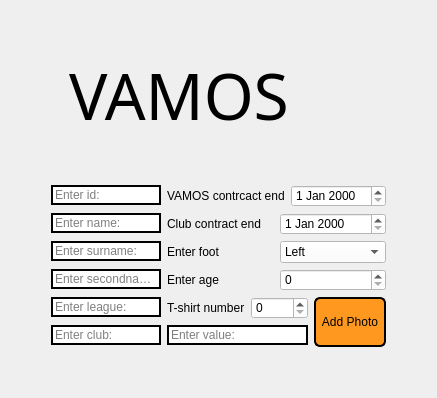
     <widget class="QWidget" name="addPlayer">
      <attribute name="icon">
       <iconset theme="face-wink">
        <normaloff>.</normaloff>.</iconset>
      </attribute>
      <attribute name="title">
       <string>add Player</string>
      </attribute>
      <layout class="QGridLayout" name="gridLayout_3">
       <item row="4" column="2">
        <layout class="QVBoxLayout" name="verticalLayout_2">
         <item>
          <widget class="QPushButton" name="addPlayerToTablePB">
           <property name="minimumSize">
            <size>
             <width>72</width>
             <height>50</height>
            </size>
           </property>
           <property name="styleSheet">
            <string notr="true">QPushButton {
   background-color: rgb(255, 152, 31);
color: rgb(0, 0, 0);
border-color: rgb(0, 0, 0);
border: 2px solid rgb(0, 0, 0);
border-radius: 6px; 
}

QPushButton:hover {
    color: rgb(38, 38, 38)rgb(255, 197, 21); 
    background-color:#ffc515; 
    border: 2px solid #ffffff; 
}</string>
           </property>
           <property name="text">
            <string>Add Photo</string>
           </property>
           <property name="iconSize">
            <size>
             <width>24</width>
             <height>16</height>
            </size>
           </property>
          </widget>
         </item>
        </layout>
       </item>
       <item row="3" column="3">
        <spacer name="horizontalSpacer_4">
         <property name="orientation">
          <enum>Qt::Horizontal</enum>
         </property>
         <property name="sizeHint" stdset="0">
          <size>
           <width>40</width>
           <height>20</height>
          </size>
         </property>
        </spacer>
       </item>
       <item row="4" column="1">
        <layout class="QFormLayout" name="formLayout_2">
         <item row="0" column="0">
          <widget class="QLineEdit" name="leagueLE">
           <property name="styleSheet">
            <string notr="true">QLineEdit {
    border: 2px solid #000000; 
    background-color: #FFFFFF;
	color: rgb(0, 0, 0);
}

QLineEdit:focus {
    border: 2px solid #FF981F; 
}</string>
           </property>
           <property name="placeholderText">
            <string>Enter league:</string>
           </property>
          </widget>
         </item>
         <item row="1" column="0">
          <widget class="QLineEdit" name="clubLE">
           <property name="styleSheet">
            <string notr="true">QLineEdit {
    border: 2px solid #000000; 
    background-color: #FFFFFF;
	color: rgb(0, 0, 0);
}

QLineEdit:focus {
    border: 2px solid #FF981F; 
}</string>
           </property>
           <property name="placeholderText">
            <string>Enter club:</string>
           </property>
          </widget>
         </item>
         <item row="0" column="1">
          <layout class="QHBoxLayout" name="horizontalLayout_5">
           <item>
            <widget class="QLabel" name="numberL">
             <property name="styleSheet">
              <string notr="true">color: rgb(0, 0, 0);</string>
             </property>
             <property name="text">
              <string>T-shirt number</string>
             </property>
            </widget>
           </item>
           <item>
            <widget class="QSpinBox" name="numberSB">
             <property name="styleSheet">
              <string notr="true">QSpinBox {
    color: black;
    background-color: white;
}
</string>
             </property>
            </widget>
           </item>
          </layout>
         </item>
         <item row="1" column="1">
          <widget class="QLineEdit" name="priceLE">
           <property name="styleSheet">
            <string notr="true">QLineEdit {
    border: 2px solid #000000; 
    background-color: #FFFFFF;
	color: rgb(0, 0, 0);
}

QLineEdit:focus {
    border: 2px solid #FF981F; 
}</string>
           </property>
           <property name="placeholderText">
            <string>Enter value:</string>
           </property>
          </widget>
         </item>
        </layout>
       </item>
       <item row="3" column="1" colspan="2">
        <layout class="QFormLayout" name="formLayout">
         <item row="0" column="0">
          <widget class="QLineEdit" name="idLE">
           <property name="styleSheet">
            <string notr="true">QLineEdit {
    border: 2px solid #000000; 
    background-color: #FFFFFF;
	color: rgb(0, 0, 0);
}

QLineEdit:focus {
    border: 2px solid #FF981F; 
}</string>
           </property>
           <property name="placeholderText">
            <string>Enter id:</string>
           </property>
          </widget>
         </item>
         <item row="1" column="0">
          <widget class="QLineEdit" name="nameLE">
           <property name="styleSheet">
            <string notr="true">QLineEdit {
    border: 2px solid #000000; 
    background-color: #FFFFFF;
	color: rgb(0, 0, 0);
}

QLineEdit:focus {
    border: 2px solid #FF981F; 
}</string>
           </property>
           <property name="placeholderText">
            <string>Enter name:</string>
           </property>
          </widget>
         </item>
         <item row="2" column="0">
          <widget class="QLineEdit" name="surnameLE">
           <property name="styleSheet">
            <string notr="true">QLineEdit {
    border: 2px solid #000000; 
    background-color: #FFFFFF;
	color: rgb(0, 0, 0);
}

QLineEdit:focus {
    border: 2px solid #FF981F; 
}</string>
           </property>
           <property name="placeholderText">
            <string>Enter surname:</string>
           </property>
          </widget>
         </item>
         <item row="3" column="0">
          <widget class="QLineEdit" name="lastNameLE">
           <property name="styleSheet">
            <string notr="true">QLineEdit {
    border: 2px solid #000000; 
    background-color: #FFFFFF;
	color: rgb(0, 0, 0);
}

QLineEdit:focus {
    border: 2px solid #FF981F; 
}</string>
           </property>
           <property name="placeholderText">
            <string>Enter secondname:</string>
           </property>
          </widget>
         </item>
         <item row="0" column="1">
          <layout class="QHBoxLayout" name="horizontalLayout_2">
           <item>
            <widget class="QLabel" name="contactEndL">
             <property name="styleSheet">
              <string notr="true">color: rgb(0, 0, 0);
</string>
             </property>
             <property name="text">
              <string>VAMOS contrcact end</string>
             </property>
            </widget>
           </item>
           <item>
            <widget class="QDateEdit" name="contractEndDE">
             <property name="styleSheet">
              <string notr="true">QDateTimeEdit {
    color: black;
    background-color: white;
}
</string>
             </property>
            </widget>
           </item>
          </layout>
         </item>
         <item row="1" column="1">
          <layout class="QHBoxLayout" name="horizontalLayout_3">
           <item>
            <widget class="QLabel" name="clubContractL">
             <property name="styleSheet">
              <string notr="true">color: rgb(0, 0, 0);</string>
             </property>
             <property name="text">
              <string>Сlub contract end</string>
             </property>
            </widget>
           </item>
           <item>
            <widget class="QDateEdit" name="clubContractDE">
             <property name="styleSheet">
              <string notr="true">QDateTimeEdit {
    color: black;
    background-color: white;
}
</string>
             </property>
            </widget>
           </item>
          </layout>
         </item>
         <item row="2" column="1">
          <layout class="QHBoxLayout" name="horizontalLayout_4">
           <item>
            <widget class="QLabel" name="footL">
             <property name="styleSheet">
              <string notr="true">color: rgb(0, 0, 0);</string>
             </property>
             <property name="text">
              <string>Enter foot</string>
             </property>
            </widget>
           </item>
           <item>
            <widget class="QComboBox" name="footCB">
             <property name="styleSheet">
              <string notr="true">QComboBox {
    color: black;
    background-color: white;
}
</string>
             </property>
             <item>
              <property name="text">
               <string>Left</string>
              </property>
             </item>
             <item>
              <property name="text">
               <string>Right</string>
              </property>
             </item>
             <item>
              <property name="text">
               <string>Both</string>
              </property>
             </item>
            </widget>
           </item>
          </layout>
         </item>
         <item row="3" column="1">
          <layout class="QHBoxLayout" name="horizontalLayout_6">
           <item>
            <widget class="QLabel" name="ageL">
             <property name="styleSheet">
              <string notr="true">color: rgb(0, 0, 0);</string>
             </property>
             <property name="text">
              <string>Enter age</string>
             </property>
            </widget>
           </item>
           <item>
            <widget class="QSpinBox" name="ageSB">
             <property name="styleSheet">
              <string notr="true">QSpinBox {
    color: black;
    background-color: white;
}

</string>
             </property>
            </widget>
           </item>
          </layout>
         </item>
        </layout>
       </item>
       <item row="0" column="1">
        <spacer name="verticalSpacer_5">
         <property name="orientation">
          <enum>Qt::Vertical</enum>
         </property>
         <property name="sizeHint" stdset="0">
          <size>
           <width>20</width>
           <height>40</height>
          </size>
         </property>
        </spacer>
       </item>
       <item row="5" column="1">
        <spacer name="verticalSpacer_6">
         <property name="orientation">
          <enum>Qt::Vertical</enum>
         </property>
         <property name="sizeHint" stdset="0">
          <size>
           <width>20</width>
           <height>40</height>
          </size>
         </property>
        </spacer>
       </item>
       <item row="3" column="0">
        <spacer name="horizontalSpacer_3">
         <property name="orientation">
          <enum>Qt::Horizontal</enum>
         </property>
         <property name="sizeHint" stdset="0">
          <size>
           <width>40</width>
           <height>20</height>
          </size>
         </property>
        </spacer>
       </item>
       <item row="1" column="1" alignment="Qt::AlignHCenter">
        <widget class="QLabel" name="logoL">
         <property name="font">
          <font>
           <family>Huntress</family>
           <pointsize>48</pointsize>
           <stylestrategy>PreferDefault</stylestrategy>
          </font>
         </property>
         <property name="styleSheet">
          <string notr="true">color: rgb(0, 0, 0);</string>
         </property>
         <property name="text">
          <string>VAMOS</string>
         </property>
        </widget>
       </item>
       <item row="2" column="1">
        <spacer name="verticalSpacer_7">
         <property name="orientation">
          <enum>Qt::Vertical</enum>
         </property>
         <property name="sizeHint" stdset="0">
          <size>
           <width>20</width>
           <height>40</height>
          </size>
         </property>
        </spacer>
       </item>
      </layout>
     </widget>
